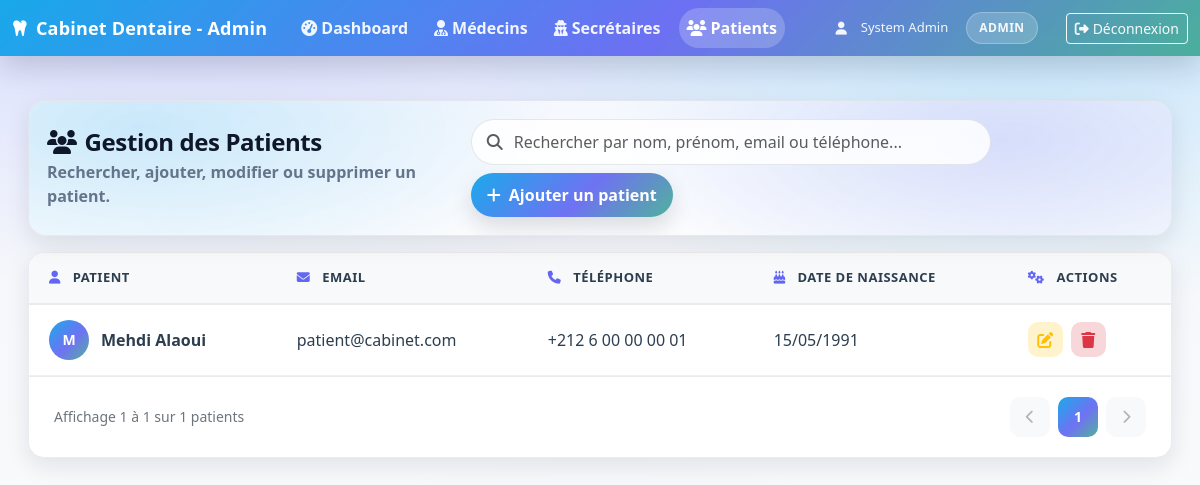
/public/index.php?route=/admin/patients (signed in), run on the app's committed database.
### tables this page shows
CREATE TABLE patients (
    id INT AUTO_INCREMENT PRIMARY KEY,
    user_id INT NOT NULL,
    age INT,
    telephone VARCHAR(20),
    adresse TEXT,
    date_naissance DATE,
    groupe_sanguin VARCHAR(5),
    allergies TEXT,
    observations TEXT,
    created_at TIMESTAMP DEFAULT CURRENT_TIMESTAMP,
    FOREIGN KEY (user_id) REFERENCES users(id) ON DELETE CASCADE,
    KEY idx_user_id (user_id)
);

CREATE TABLE users (
    id INT AUTO_INCREMENT PRIMARY KEY,
    nom VARCHAR(100) NOT NULL,
    prenom VARCHAR(100) NOT NULL,
    email VARCHAR(150) UNIQUE NOT NULL,
    password VARCHAR(255) NOT NULL,
    role ENUM('admin','dentiste','secretaire','patient') NOT NULL DEFAULT 'patient',
    created_at TIMESTAMP DEFAULT CURRENT_TIMESTAMP,
    KEY idx_email (email),
    KEY idx_role (role)
);

### app/core/controller.php (called while the page is built, shortened)
<?php
class Controller
{
    public function view($viewName, $data = [])
    {
        $viewPath = __DIR__ . '/../views/' . str_replace('.', '/', $viewName) . '.php';
        include $viewPath;
    }
}

### app/controllers/AdminController.php (called while the page is built, shortened)
<?php
class AdminController extends Controller
{
    private $patientModel;
    public function __construct()
    {
        $this->patientModel = new Patient();
    }
    public function patients()
    {
        $patients = $this->patientModel->findAll();
        $this->view('admin.patients', [
            'patients' => $patients
        ]);
    }
}

### app/core/Database.php (called while the page is built, shortened)
<?php
class Database
{
    private $host = DB_HOST;
    private $dbname = DB_NAME;
    private $username = DB_USER;
    private $password = DB_PASSWORD;
    private $charset = DB_CHARSET;
    private $port = DB_PORT;
    private function loadConfiguration()
    {
        $configFile = ROOT_PATH . '/config.php';
        $this->host = defined('DB_HOST') ? DB_HOST : $this->host;
        $this->dbname = defined('DB_NAME') ? DB_NAME : $this->dbname;
        $this->username = defined('DB_USER') ? DB_USER : $this->username;
        $this->password = defined('DB_PASSWORD') ? DB_PASSWORD : $this->password;
        $this->port = defined('DB_PORT') ? (int) DB_PORT : $this->port;
        $this->charset = defined('DB_CHARSET') ? DB_CHARSET : $this->charset;
    }
    public function connect()
    {
        try {
            $hostsToTry = [$this->host];
            foreach (array_unique($hostsToTry) as $host) {
                try {
                    $dsn = "mysql:host={$host};port={$this->port};dbname={$this->dbname};charset={$this->charset}";
                    $this->pdo = new PDO($dsn, $this->username, $this->password, [
                        PDO::ATTR_ERRMODE => PDO::ERRMODE_EXCEPTION,
                        PDO::ATTR_DEFAULT_FETCH_MODE => PDO::FETCH_ASSOC,
                        PDO::ATTR_EMULATE_PREPARES => false,
                    ]);
                    $message = "✓ Connexion PDO réussie (host: {$host}, port: {$this->port}, dbname: {$this->dbname})";
                    return $this->pdo;
                } catch (PDOException $e) {
                    $lastException = $e;
                }
            }
            throw new PDOException("Connexion PDO impossible sans message d'erreur.");
        } catch (PDOException $e) {
            $message = "✗ ERREUR PDO : " . $e->getMessage();
            $this->debug_messages[] = $message;
            die($message);
        }
    }
}

### app/core/Model.php (called while the page is built, shortened)
<?php
class Model
{
    public function __construct()
    {
        try {
            $db = new Database();
            $this->pdo = $db->getPdo();
        } catch (Exception $e) {
            $this->debug_messages[] = "✗ Erreur initialisation Model : " . $e->getMessage();
        }
    }
}

### app/models/Patient.php (called while the page is built, shortened)
<?php
class Patient extends Model
{
    public function findAll()
    {
        try {
            $query = "SELECT p.*, u.nom, u.prenom, u.email, u.created_at as inscription_date
                     FROM patients p
                     JOIN users u ON p.user_id = u.id
                     ORDER BY u.created_at DESC";
            $stmt = $this->pdo->prepare($query);
            $stmt->execute();
            return $stmt->fetchAll(PDO::FETCH_ASSOC);
        } catch (PDOException $e) {
            error_log("Erreur PDO dans findAll: " . $e->getMessage());
            return [];
        }
    }
}

### app/views/admin/patients.php (the view, shortened to what this page needs)
<!DOCTYPE html>
<html lang="fr">
<head>
    <link href="https://cdn.jsdelivr.net/npm/bootstrap@5.3.0/dist/css/bootstrap.min.css" rel="stylesheet">
    <link href="https://cdnjs.cloudflare.com/ajax/libs/font-awesome/6.4.0/css/all.min.css" rel="stylesheet">
</head>
<body>
    <nav class="navbar navbar-expand-lg navbar-custom fixed-top">
        <div class="container-fluid">
            <a class="navbar-brand" href="index.php?route=/admin/dashboard">
                <i class="fas fa-tooth me-2"></i>Cabinet Dentaire - Admin
            </a>
            <div class="collapse navbar-collapse" id="navbarNav">
                <ul class="navbar-nav me-auto">
                    <li class="nav-item">
                        <a class="nav-link" href="index.php?route=/admin/dashboard">
                            <i class="fas fa-tachometer-alt me-1"></i>Dashboard
                        </a>
                    </li>
                    <li class="nav-item">
                        <a class="nav-link" href="index.php?route=/admin/medecins">
                            <i class="fas fa-user-md me-1"></i>Médecins
                        </a>
                    </li>
                    <li class="nav-item">
                        <a class="nav-link" href="index.php?route=/admin/secretaires">
                            <i class="fas fa-user-secret me-1"></i>Secrétaires
                        </a>
                    </li>
                    <li class="nav-item">
                        <a class="nav-link active" href="index.php?route=/admin/patients">
                            <i class="fas fa-users me-1"></i>Patients
                        </a>
                    </li>
                </ul>
                <div class="d-flex align-items-center">
                    <div class="user-info">
                        <i class="fas fa-user me-1"></i>
                        <?php echo htmlspecialchars($_SESSION['user_prenom'] . ' ' . $_SESSION['user_nom']); ?>
                        <span class="role-badge ms-2">ADMIN</span>
                    </div>
                    <a href="index.php?route=/logout" class="btn btn-outline-light btn-sm ms-3">
                        <i class="fas fa-sign-out-alt me-1"></i>Déconnexion
                    </a>
                </div>
            </div>
        </div>
    </nav>
    <div class="container-fluid mt-4">
        <div class="page-wrap px-2 px-md-3">
            <div class="hero">
                <div class="d-flex flex-column flex-lg-row align-items-start align-items-lg-center justify-content-between gap-3">
                    <div>
                        <h1 class="hero-title h4 mb-1">
                            <i class="fas fa-users me-2"></i>Gestion des Patients
                        </h1>
                        <p class="hero-sub">Rechercher, ajouter, modifier ou supprimer un patient.</p>
                    </div>
                    <div class="d-flex flex-wrap align-items-center gap-2">
                        <div class="position-relative" style="min-width: min(520px, 90vw);">
                            <i class="fas fa-magnifying-glass position-absolute text-muted" style="left: 16px; top: 50%; transform: translateY(-50%); z-index: 10;"></i>
                            <input type="text" id="searchPatient" class="form-control search"
                                placeholder="Rechercher par nom, prénom, email ou téléphone..." onkeyup="filterTable()">
                        </div>
                        <a href="index.php?route=/register-patient" class="btn btn-hero btn-gradient">
                            <i class="fas fa-plus me-2"></i>Ajouter un patient
                        </a>
                    </div>
                </div>
            </div>
            <div class="soft-card table-card mt-3">
                <div class="card-body p-0">
                    <div class="table-responsive">
                        <table class="modern-table">
                        <thead>
                            <tr>
                                <th><i class="fas fa-user"></i> Patient</th>
                                <th><i class="fas fa-envelope"></i> Email</th>
                                <th><i class="fas fa-phone"></i> Téléphone</th>
                                <th><i class="fas fa-birthday-cake"></i> Date de naissance</th>
                                <th><i class="fas fa-cogs"></i> Actions</th>
                            </tr>
                        </thead>
                        <tbody>
                            <?php if (empty($patients)): ?>
                                <tr>
                                    <td colspan="5">
                                        <div class="empty-state">
                                            <i class="fas fa-user-slash"></i>
                                            <h4>Aucun patient trouvé</h4>
                                            <p>Aucun patient ne correspond aux critères de recherche.</p>
                                        </div>
                                    </td>
                                </tr>
                            <?php else: ?>
                                <?php foreach ($patients as $patient): ?>
                                    <tr>
                                        <td>
                                            <div class="patient-cell">
                                                <div class="patient-avatar">
                                                    <?php echo strtoupper(substr($patient['prenom'] ?? 'P', 0, 1)); ?>
                                                </div>
                                                <span class="patient-name">
                                                    <?php echo htmlspecialchars(($patient['prenom'] ?? '') . ' ' . ($patient['nom'] ?? '')); ?>
                                                </span>
                                            </div>
                                        </td>
                                        <td>
                                            <div class="info-cell">
                                                <span class="main"><?php echo htmlspecialchars($patient['email'] ?? '-'); ?></span>
                                            </div>
                                        </td>
                                        <td>
                                            <div class="info-cell">
                                                <span class="main"><?php echo htmlspecialchars($patient['telephone'] ?? '-'); ?></span>
                                            </div>
                                        </td>
                                        <td>
                                            <span class="date-cell">
                                                <?php echo $patient['date_naissance'] ? htmlspecialchars(date('d/m/Y', strtotime($patient['date_naissance']))) : '-'; ?>
                                            </span>
                                        </td>
                                        <td>
                                            <div class="actions-cell">
                                                <a href="index.php?route=/admin/patients/edit/<?php echo $patient['id']; ?>" class="btn btn-edit" title="Modifier">
                                                    <i class="fas fa-edit"></i>
                                                </a>
                                                <form method="POST" action="index.php?route=/admin/patients/delete" class="d-inline" onsubmit="return confirm('Êtes-vous sûr de vouloir supprimer ce patient?');">
                                                    <button type="submit" class="btn btn-delete" title="Supprimer">
                                                        <i class="fas fa-trash"></i>
                                                    </button>
                                                </form>
                                            </div>
                                        </td>
                                    </tr>
                                <?php endforeach; ?>
                            <?php endif; ?>
                        </tbody>
                    </table>
                </div>
                <div class="pagination-container">
                    <div class="pagination-info" id="paginationInfo">
                    </div>
                    <ul class="pagination" id="pagination">
                    </ul>
                </div>
            </div>
            </div>
        </div>
    </div>
</body>
</html>

### data on the page
patients: user.prenom "M", user.nom "Mehdi Alaoui", user.email "patient@cabinet.com", telephone "+212 6 00 00 00 01", date_naissance "15/05/1991"

### other printed values
$_SESSION['user_prenom'] . ' ' . $_SESSION['user_nom'] "System Admin"
